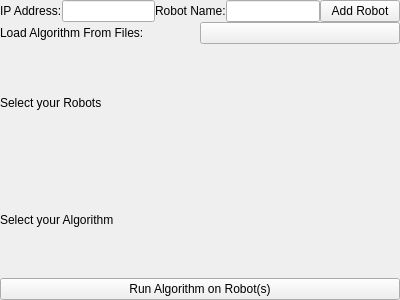
<?xml version="1.0" encoding="UTF-8"?>
<ui version="4.0">
 <class>OptiTrack</class>
 <widget class="QWidget" name="OptiTrack">
  <property name="geometry">
   <rect>
    <x>0</x>
    <y>0</y>
    <width>400</width>
    <height>300</height>
   </rect>
  </property>
  <property name="windowTitle">
   <string>OptiTrack</string>
  </property>
  <layout class="QVBoxLayout" name="verticalLayout">
   <property name="spacing">
    <number>0</number>
   </property>
   <property name="margin">
    <number>0</number>
   </property>
   <item>
    <layout class="QHBoxLayout" name="add_robot_line">
     <item>
      <widget class="QLabel" name="ip_address_name">
       <property name="text">
        <string>IP Address:</string>
       </property>
      </widget>
     </item>
     <item>
      <widget class="QLineEdit" name="ip_address"/>
     </item>
     <item>
      <widget class="QLabel" name="ip_address_name">
       <property name="text">
        <string>Robot Name:</string>
       </property>
      </widget>
     </item>
     <item>
      <widget class="QLineEdit" name="robot_name"/>
     </item>  
     <item>
      <widget class="QPushButton" name="add_robot">
       <property name="text">
	       <string>Add Robot</string>
       </property>
      </widget>
     </item>
    </layout>
   </item>
   <item>
    <layout class="QHBoxLayout" name="add_algorithm_line">
     <item>
      <widget class="QLabel" name="add_algorithm_text">
       <property name="text">
        <string>Load Algorithm From Files:</string>
       </property>
      </widget>
     </item>
     
     <item>
      <widget class="QPushButton" name="load_algorithm_button">
       <property name="toolTip">
        <string>Load Algorithm file</string>
       </property>
	<property name="iconSize">
        <size>
         <width>16</width>
         <height>16</height>
        </size>
       </property>
      </widget>
     </item>

    </layout>
   </item>
   <item>
      <widget class="QLabel" name="Robots_checkbox_text">
       <property name="text">
        <string>Select your Robots</string>
       </property>
      </widget>
     </item>
   <item>
    
    <layout class="QGridLayout" name="robot_check_layout">
     </layout>
   </item>
   <item>
      <widget class="QLabel" name="Algorithm_radio_text">
       <property name="text">
        <string>Select your Algorithm</string>
       </property>
      </widget>
     </item>
   <item>
    <layout class="QGridLayout" name="algorithm_radio_layout">
     </layout>
   </item>

<item>
    <layout class="QHBoxLayout" name="run_line">
     <item>
      <widget class="QPushButton" name="run_button">
       <property name="text">
	       <string>Run Algorithm on Robot(s)</string>
       </property>
      </widget>
     </item>
    </layout>
   </item>


  </layout>
 </widget>
 <resources/>
 <connections/>
</ui>
